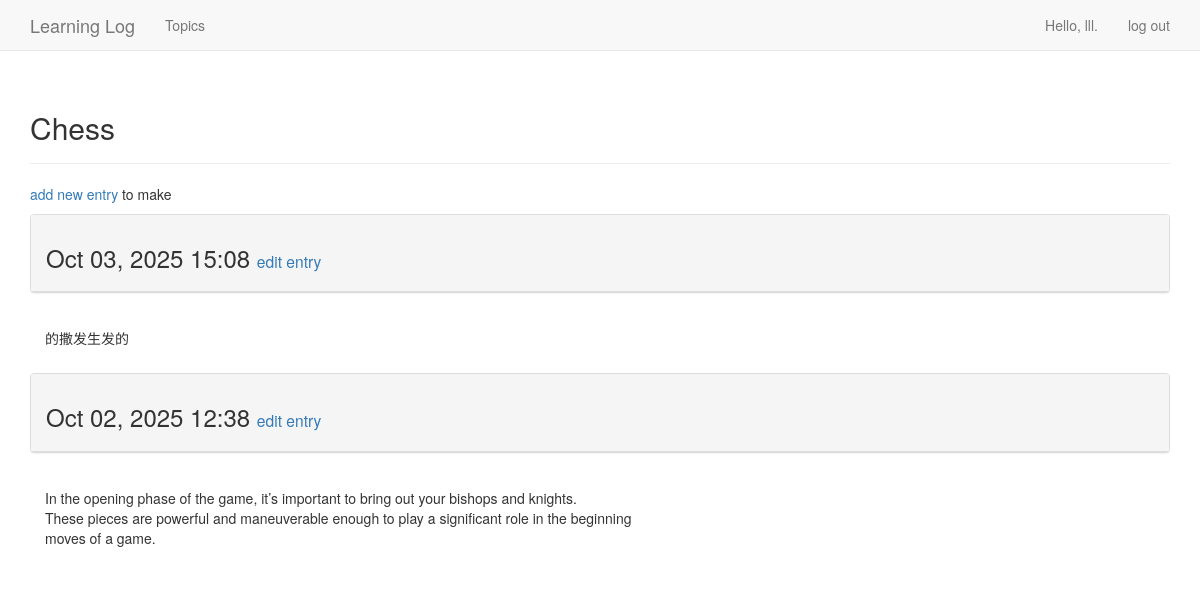
The page /topics/1/ (signed in) on the database its author committed.
### learning_logs/models.py (models this page shows, shortened)
class Topic(models.Model):
    text=models.CharField(max_length=200)
    date_added=models.DateTimeField(auto_now_add=True)
    owner = models.ForeignKey(User, on_delete=models.CASCADE)
    def __str__(self):
        return  self.text

class Entry(models.Model):
    topic=models.ForeignKey(Topic,on_delete=models.CASCADE)
    text=models.TextField()
    date_added=models.DateTimeField(auto_now_add=True)
    class Meta:
        verbose_name_plural='entries'

### learning_logs/views.py (the view)
# urls.py: re_path(r'^topics/(?P<topic_id>\d+)/$', views.topic, name='topic'),
@login_required
def topic(request,topic_id):
    topic=Topic.objects.get(id=topic_id)
    if topic.owner !=request.user:
        raise Http404
    entries=topic.entry_set.order_by('-date_added')
    context ={'topic':topic,'entries':entries}
    return render(request,'learning_logs/topic.html',context)

### learning_logs/templates/learning_logs/topic.html
{% extends 'learning_logs/base.html' %}
{% block header %}
    <h2>{{ topic }}</h2>
{% endblock header %}
{% block content %}
    <p>
        <a href="{% url 'learning_logs:new_entry' topic.id %}">add new entry</a> to make
    </p>
{%  for entry in entries %}
<div class="panel panel-default">
    <div class="panel-heading">
        <h3>
            {{ entry.date_added|date:"M d, Y H:i" }}
            <small>
                <a href="{% url 'learning_logs:edit_entry' entry.id%}">
                    edit entry
                </a>
            </small>
        </h3>
    </div>
</div>
<div class="panel-body">
    {{ entry.text|linebreaks }}
</div>
{% empty %}
    There are no entries for this topic yet.
{% endfor %}
{% endblock content %}

### learning_logs/templates/learning_logs/base.html (shortened to what this page needs)
<!DOCTYPE html>
{% load bootstrap3 %}
<html lang="en">
    <head>
        {% bootstrap_css %}
</head>
<body>
    <nav class ="navbar navbar-default navbar-static-top">
        <div class="container">
            <div class="navbar-header">
                <a class="navbar-brand" href="{% url 'learning_logs:index' %}">
                    Learning Log </a>
            </div>
            <div id="navbar" class="navbar-collapse collapse">
                <ul class="nav navbar-nav">
                    <li><a href="{% url 'learning_logs:topics'%}">Topics</a></li>
                </ul>
                <ul class="nav navbar-nav navbar-right">
                    {% if user.is_authenticated %}
                    <li><a>Hello, {{  user.username }}.</a></li>
                    <li><a href="{% url 'users:logout' %}">log out</a></li>
                    {% else %}
                    <li><a href="{% url 'users:register' %}">register</a></li>
                    <li><a href="{% url 'users:login' %}">log in</a></li>
                    {% endif %}
                </ul>
            </div>
        </div>
    </nav>
    <div class="container">
        <div class="page-header">
            {% block header %}{% endblock header %}
        </div>
         <div>
            {% block content %}{% endblock content %}
        </div>
        </div>
</body>
</html>

### rows shown on the page
Topic: text "Chess"
Entry: date_added "Oct 03, 2025 15:08", text "的撒发生发的"
Entry: date_added "Oct 02, 2025 12:38", text "In the opening phase of the game, it’s important to bring out your bishops and knights. These pieces are powerful and maneuverable enough to play a significant role in the beginning moves of a game."

### other values the page prints
{{ user.username }} "lll"
